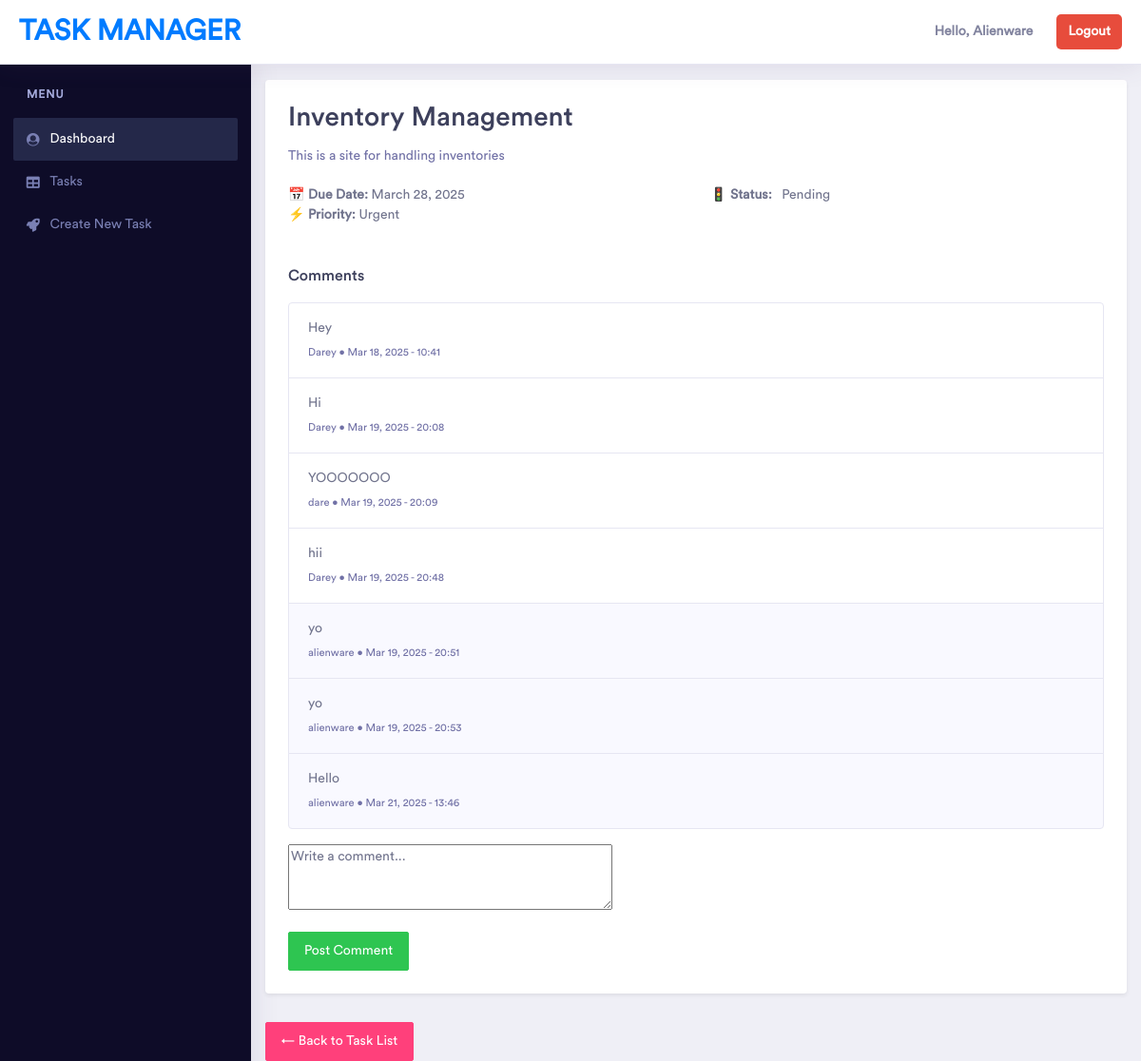
The page /task/2/ (signed in) on the database its author committed.
### base/models.py (models this page shows, shortened)
class Task(models.Model):
    STATUS_CHOICES = [
        ('Not Started', 'Not Started'),
        ('Pending', 'Pending'),
        ('In Progress', 'In Progress'),
        ('Review', 'Review'),  # New status
        ('Submitted', 'Submitted'),
        ('Completed', 'Completed'),
    ]
    PRIORITY_MAPPING = {
        'Urgent': 1,
        'High': 2,
        'Medium': 3,
        'Low': 4,
    }
    PRIORITY_CHOICES = [
        ('Low', 'Low'),
        ('Medium', 'Medium'),
        ('High', 'High'),
        ('Urgent', 'Urgent'),
    ]
    title = models.CharField(max_length=255)
    description = models.TextField()
    assigned_to = models.ManyToManyField(User, related_name='tasks')
    status = models.CharField(max_length=20, choices=STATUS_CHOICES, default='Not Started')
    priority = models.CharField(max_length=10, choices=PRIORITY_CHOICES, default='Medium')
    due_date = models.DateField()
    project_link = models.URLField(blank=True, null=True)
    created_by = models.ForeignKey(User, on_delete=models.CASCADE, related_name='created_tasks')
    created_at = models.DateTimeField(auto_now_add=True)
    updated_at = models.DateTimeField(auto_now_add=True, null=True)
    class Meta:
        ordering = ['priority']

class Comment(models.Model):
    task = models.ForeignKey(Task, on_delete=models.CASCADE, related_name='comments')
    user = models.ForeignKey(User, on_delete=models.CASCADE)
    text = models.TextField()
    created_at = models.DateTimeField(auto_now_add=True)

### base/views.py (the view, shortened to what this page needs)
# urls.py: path('task/<int:id>/', taskDetail, name='task_detail'),
@login_required
def taskDetail(request, id):
    task = get_object_or_404(Task, id=id)
    comments = task.comments.all()
    form = CommentForm()
    context = {
        'task': task,
        'comments': comments,
        'form': form
    }
    return render(request, 'tasks/task_detail.html', context)

### base/forms.py
class CommentForm(forms.ModelForm):
    class Meta:
        model = Comment
        fields = ['text']
        widgets = {
            'text': forms.Textarea(attrs={'rows': 3, 'placeholder': 'Write a comment...'}),
        }

### base/templates/tasks/task_detail.html (shortened to what this page needs)
{% extends 'base.html' %}
{% block content %}
<div class="dashboard-wrapper">
    <div class="container mt-4">
        <div class="card shadow-sm p-4">
            <h2 class="mb-3">{{ task.title }}</h2>
            <p class="text-muted">{{ task.description }}</p>
            <div class="row mb-3">
                <div class="col-md-6">
                    <p><strong>📅 Due Date:</strong> {{ task.due_date }}</p>
                </div>
                <div class="col-md-6">
                    <p><strong>🚦 Status:</strong>
                        <span class="badge bg-{{ task.status|lower|slugify }}">{{ task.get_status_display }}</span>
                    </p>
                </div>
                <div class="col-md-6">
                    <p><strong>⚡ Priority:</strong> {{ task.get_priority_display }}</p>
                </div>
            </div>
            <div class="mt-4">
                <h4>Comments</h4>
                <div class="list-group">
                    {% for comment in task.comments.all %}
                        <div class="list-group-item {% if comment.user == request.user %}bg-light{% endif %}">
                            <p class="mb-1">{{ comment.text }}</p>
                            <small class="text-muted">{{ comment.user.username }} • {{ comment.created_at|date:"M d, Y - H:i" }}</small>
                        </div>
                    {% empty %}
                        <p class="text-muted">No comments yet. Be the first to add one!</p>
                    {% endfor %}
                </div>
                <form method="POST" class="mt-3">
                    <div class="mb-3">
                        {{ form.text }}
                    </div>
                    <button type="submit" class="btn btn-success">Post Comment</button>
                </form>
            </div>
        </div>
        <div class="mt-3">
            <a href="{% url 'task_list' %}" class="btn btn-secondary">← Back to Task List</a>
        </div>
    </div>
</div>
{% endblock %}

### templates/base.html (shortened to what this page needs)
<!doctype html>
{% load static %}
<html lang="en">
<head>
    <link rel="stylesheet" href="{% static 'vendor/bootstrap/css/bootstrap.min.css' %}">
    <link href="{% static 'vendor/fonts/circular-std/style.css' %}" rel="stylesheet">
    <link rel="stylesheet" href="{% static 'libs/css/style.css' %}">
    <link rel="stylesheet" href="{% static 'vendor/fonts/fontawesome/css/fontawesome-all.css' %}">
    <link rel="stylesheet" href="{% static 'vendor/charts/chartist-bundle/chartist.css' %}">
    <link rel="stylesheet" href="{% static 'vendor/charts/morris-bundle/morris.css' %}">
    <link rel="stylesheet" href="{% static 'vendor/fonts/material-design-iconic-font/css/materialdesignicons.min.css' %}">
    <link rel="stylesheet" href="{% static 'vendor/charts/c3charts/c3.css' %}">
    <link rel="stylesheet" href="{% static 'vendor/fonts/flag-icon-css/flag-icon.min.css' %}">
    <link rel="stylesheet" href="{% static 'style/style.css' %}">
</head>
<body>
    <div class="dashboard-main-wrapper">
        <div class="dashboard-header">
            <nav class="navbar navbar-expand-lg bg-white fixed-top">
                <a class="navbar-brand" href="/">Task Manager</a>
                <div class="collapse navbar-collapse " id="navbarSupportedContent">
                    <ul class="navbar-nav ml-auto navbar-right-top">
                        <li class="nav-item">
                            {% if user.is_authenticated %}
                                <span class="username">Hello,  {{ user.username | capfirst }}</span>
                                <a href="{% url 'logout' %}" class="logout-btn">Logout</a>
                            {% else %}
                                <a href="{% url 'login' %}" class="login-btn">Login</a>
                                <a href="{% url 'register' %}" class="register-btn">Register</a>
                            {% endif %}
                        </li>
                    </ul>
                </div>
            </nav>
        </div>
        <div class="nav-left-sidebar sidebar-dark">
            <div class="menu-list">
                <nav class="navbar navbar-expand-lg navbar-light">
                    <div class="collapse navbar-collapse" id="navbarNav">
                        <ul class="navbar-nav flex-column">
                            <li class="nav-divider">
                                Menu
                            </li>
                            <li class="nav-item ">
                                <a class="nav-link active" href="{% url 'dashboard' %}" aria-expanded="false" data-target="#submenu-1" aria-controls="submenu-1"><i class="fa fa-fw fa-user-circle"></i>Dashboard <span class="badge badge-success">6</span></a>
                            </li>
                            <li class="nav-item">
                                <a class="nav-link" href="{% url 'task_list' %}" aria-expanded="false" data-target="#submenu-5" aria-controls="submenu-5"><i class="fas fa-fw fa-table"></i>Tasks</a>
                            </li>
                            <li class="nav-item">
                                <a class="nav-link" href="{% url 'create_task' %}" aria-expanded="false" data-target="#submenu-2" aria-controls="submenu-2"><i class="fa fa-fw fa-rocket"></i>Create New Task</a>
                            </li>
                        </ul>
                    </div>
                </nav>
            </div>
        </div>
        {% block content %}
        {% endblock %}
    </div>
</body>
</html>

### rows shown on the page
Task: title "Inventory Management", description "This is a site for handling inventories", due_date "March 28, 2025", status "Pending", priority "Urgent"
Comment: text "Hey", user.username "Darey", created_at "Mar 18, 2025 - 10:41"
Comment: text "Hi", user.username "Darey", created_at "Mar 19, 2025 - 20:08"
Comment: text "YOOOOOOO", user.username "dare", created_at "Mar 19, 2025 - 20:09"
Comment: text "hii", user.username "Darey", created_at "Mar 19, 2025 - 20:48"
Comment: text "yo", user.username "alienware", created_at "Mar 19, 2025 - 20:51"
Comment: text "yo", user.username "alienware", created_at "Mar 19, 2025 - 20:53"
Comment: text "Hello", user.username "alienware", created_at "Mar 21, 2025 - 13:46"

### other values the page prints
{{ user.username | capfirst }} "Alienware"
